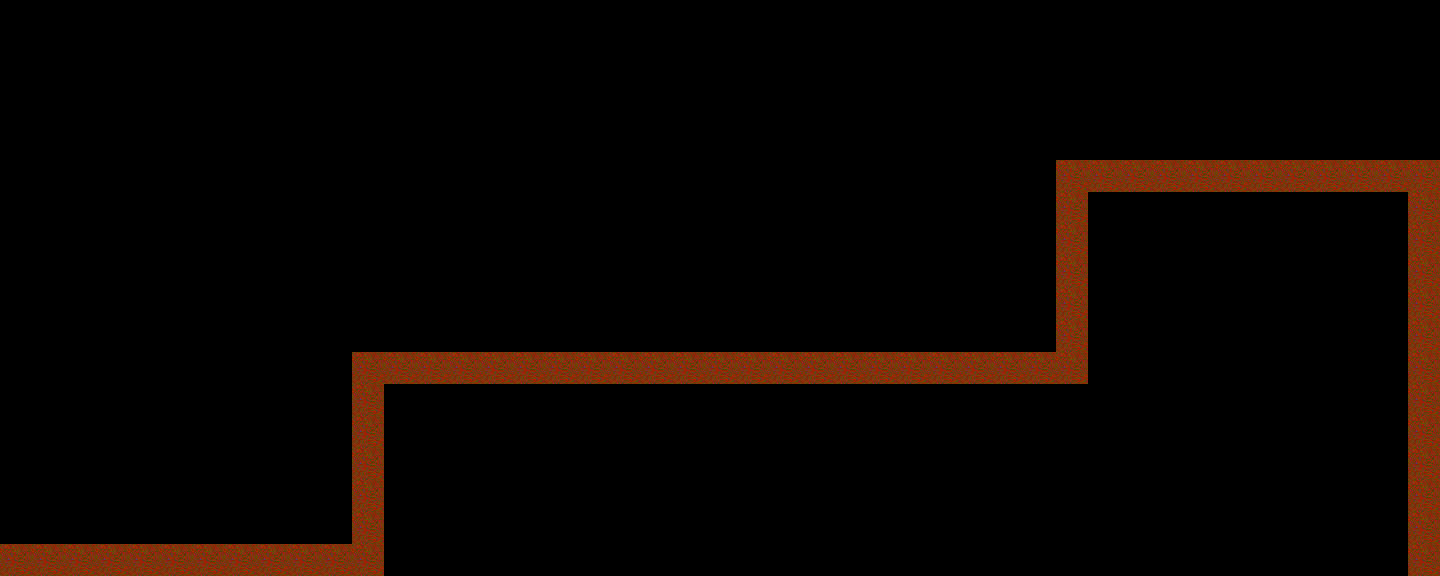

A 2D game scene composited from a Tiled map and its tileset images. What follows is a short description and the map's XML, with each tile layer's data collapsed to a summary:
An orthogonal 45x18 tile map with 32x32 px tiles, 1 tile layer (Tile Layer 1).

<map version="1.0" orientation="orthogonal" width="45" height="18" tilewidth="32" tileheight="32">
 <tileset firstgid="1" name="OnlyOne" tilewidth="32" tileheight="32">
  <image source="../Fast Vs. The Giant Tangerine/Resources/Tiles/OnlyOne.png" width="64" height="64" />
 </tileset>
 <layer name="Tile Layer 1" width="45" height="18">
  <data>[810 cells, 513 non-empty, 2 distinct tile ids]</data>
 </layer>
</map>
